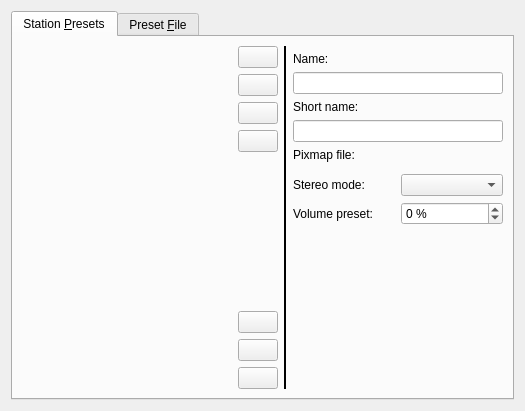
<?xml version="1.0" encoding="UTF-8"?>
<ui version="4.0">
 <class>RadioConfigurationUI</class>
 <widget class="QWidget" name="RadioConfigurationUI">
  <property name="geometry">
   <rect>
    <x>0</x>
    <y>0</y>
    <width>525</width>
    <height>411</height>
   </rect>
  </property>
  <layout class="QVBoxLayout" name="verticalLayout">
   <item>
    <widget class="QTabWidget" name="tabWidget3">
     <property name="currentIndex">
      <number>0</number>
     </property>
     <widget class="QWidget" name="stations">
      <attribute name="title">
       <string>Station &amp;Presets</string>
      </attribute>
      <layout class="QGridLayout" name="gridLayout_gen2">
       <item row="0" column="3">
        <layout class="QVBoxLayout">
         <item>
          <widget class="QStackedWidget" name="stackStationEdit">
           <property name="sizePolicy">
            <sizepolicy hsizetype="Preferred" vsizetype="Fixed">
             <horstretch>0</horstretch>
             <verstretch>0</verstretch>
            </sizepolicy>
           </property>
           <widget class="QWidget" name="page"/>
          </widget>
         </item>
         <item>
          <layout class="QVBoxLayout">
           <item>
            <widget class="QLabel" name="labelStationName">
             <property name="text">
              <string>Name:</string>
             </property>
             <property name="wordWrap">
              <bool>false</bool>
             </property>
            </widget>
           </item>
           <item>
            <widget class="QLineEdit" name="editStationName"/>
           </item>
          </layout>
         </item>
         <item>
          <layout class="QVBoxLayout">
           <item>
            <widget class="QLabel" name="labelStationShortName">
             <property name="text">
              <string>Short name:</string>
             </property>
             <property name="wordWrap">
              <bool>false</bool>
             </property>
            </widget>
           </item>
           <item>
            <widget class="QLineEdit" name="editStationShortName"/>
           </item>
          </layout>
         </item>
         <item>
          <layout class="QVBoxLayout">
           <item>
            <widget class="QLabel" name="labelPixmapFile">
             <property name="text">
              <string>Pixmap file:</string>
             </property>
             <property name="wordWrap">
              <bool>false</bool>
             </property>
            </widget>
           </item>
           <item>
            <layout class="QHBoxLayout">
             <item>
              <widget class="KUrlRequester" name="editPixmapFile"/>
             </item>
            </layout>
           </item>
          </layout>
         </item>
         <item>
          <layout class="QGridLayout" name="gridLayout_4">
           <item row="0" column="1">
            <widget class="KComboBox" name="comboStereoMode">
             <property name="toolTip">
              <string>&lt;p&gt;Select if you want to force the tuner to stereo/mono mode. &lt;i&gt;Please be aware, that some drivers might ignore this flag without saying they will ignore it.&lt;/i&gt;&lt;/p&gt;</string>
             </property>
            </widget>
           </item>
           <item row="1" column="1">
            <widget class="QSpinBox" name="editVolumePreset">
             <property name="toolTip">
              <string>The volume that is used when the station is tuned</string>
             </property>
             <property name="specialValueText">
              <string comment="unchanged volume">unchanged</string>
             </property>
             <property name="suffix">
              <string> %</string>
             </property>
             <property name="minimum">
              <number>-1</number>
             </property>
             <property name="maximum">
              <number>100</number>
             </property>
            </widget>
           </item>
           <item row="0" column="0">
            <widget class="QLabel" name="labelStereoMode">
             <property name="text">
              <string>Stereo mode:</string>
             </property>
             <property name="wordWrap">
              <bool>false</bool>
             </property>
            </widget>
           </item>
           <item row="1" column="0">
            <widget class="QLabel" name="labelVolumePreset">
             <property name="text">
              <string>Volume preset:</string>
             </property>
             <property name="wordWrap">
              <bool>false</bool>
             </property>
            </widget>
           </item>
          </layout>
         </item>
         <item>
          <spacer name="spacer4_2">
           <property name="orientation">
            <enum>Qt::Vertical</enum>
           </property>
           <property name="sizeType">
            <enum>QSizePolicy::Expanding</enum>
           </property>
           <property name="sizeHint" stdset="0">
            <size>
             <width>20</width>
             <height>10</height>
            </size>
           </property>
          </spacer>
         </item>
        </layout>
       </item>
       <item row="0" column="2">
        <widget class="KSeparator" name="kseparator">
         <property name="sizePolicy">
          <sizepolicy hsizetype="Minimum" vsizetype="Preferred">
           <horstretch>0</horstretch>
           <verstretch>0</verstretch>
          </sizepolicy>
         </property>
         <property name="frameShape">
          <enum>QFrame::VLine</enum>
         </property>
         <property name="lineWidth">
          <number>2</number>
         </property>
        </widget>
       </item>
       <item row="0" column="0">
        <widget class="RadioStationListView" name="listStations" native="true">
         <property name="sizePolicy">
          <sizepolicy hsizetype="MinimumExpanding" vsizetype="Expanding">
           <horstretch>0</horstretch>
           <verstretch>0</verstretch>
          </sizepolicy>
         </property>
         <property name="minimumSize">
          <size>
           <width>20</width>
           <height>20</height>
          </size>
         </property>
        </widget>
       </item>
       <item row="0" column="1">
        <layout class="QVBoxLayout" name="_2">
         <item>
          <widget class="QPushButton" name="buttonNewStation">
           <property name="text">
            <string/>
           </property>
          </widget>
         </item>
         <item>
          <widget class="QPushButton" name="buttonDeleteStation">
           <property name="text">
            <string/>
           </property>
          </widget>
         </item>
         <item>
          <widget class="QPushButton" name="buttonStationUp">
           <property name="text">
            <string/>
           </property>
          </widget>
         </item>
         <item>
          <widget class="QPushButton" name="buttonStationDown">
           <property name="text">
            <string/>
           </property>
          </widget>
         </item>
         <item>
          <spacer name="verticalSpacer">
           <property name="orientation">
            <enum>Qt::Vertical</enum>
           </property>
           <property name="sizeHint" stdset="0">
            <size>
             <width>20</width>
             <height>40</height>
            </size>
           </property>
          </spacer>
         </item>
         <item>
          <widget class="QPushButton" name="buttonSearchStations">
           <property name="toolTip">
            <string>Search stations</string>
           </property>
           <property name="whatsThis">
            <string>Search stations</string>
           </property>
           <property name="text">
            <string/>
           </property>
          </widget>
         </item>
         <item>
          <widget class="QPushButton" name="buttonLoadPresets">
           <property name="toolTip">
            <string>Load presets</string>
           </property>
           <property name="whatsThis">
            <string>Load presets</string>
           </property>
           <property name="text">
            <string/>
           </property>
          </widget>
         </item>
         <item>
          <widget class="QPushButton" name="buttonStorePresets">
           <property name="toolTip">
            <string>Save presets as...</string>
           </property>
           <property name="whatsThis">
            <string>Save presets as...</string>
           </property>
           <property name="text">
            <string/>
           </property>
          </widget>
         </item>
        </layout>
       </item>
      </layout>
     </widget>
     <widget class="QWidget" name="About">
      <attribute name="title">
       <string>Preset &amp;File</string>
      </attribute>
      <layout class="QGridLayout" name="gridLayout">
       <item row="0" column="0">
        <widget class="QLabel" name="editLabelPresetFile">
         <property name="text">
          <string>Personal preset file:</string>
         </property>
         <property name="wordWrap">
          <bool>false</bool>
         </property>
        </widget>
       </item>
       <item row="0" column="1">
        <widget class="KUrlRequester" name="editPresetFile"/>
       </item>
       <item row="1" column="0" colspan="2">
        <layout class="QGridLayout" name="gridLayout_gen3">
         <item row="3" column="0">
          <widget class="QLabel" name="labelCity">
           <property name="text">
            <string>City:</string>
           </property>
           <property name="wordWrap">
            <bool>false</bool>
           </property>
          </widget>
         </item>
         <item row="2" column="1">
          <widget class="QLineEdit" name="editCountry"/>
         </item>
         <item row="2" column="0">
          <widget class="QLabel" name="labelCountry">
           <property name="text">
            <string>Country:</string>
           </property>
           <property name="wordWrap">
            <bool>false</bool>
           </property>
          </widget>
         </item>
         <item row="1" column="1">
          <layout class="QHBoxLayout">
           <item>
            <widget class="QDateTimeEdit" name="editLastChange">
             <property name="sizePolicy">
              <sizepolicy hsizetype="Expanding" vsizetype="Fixed">
               <horstretch>0</horstretch>
               <verstretch>0</verstretch>
              </sizepolicy>
             </property>
             <property name="focusPolicy">
              <enum>Qt::StrongFocus</enum>
             </property>
            </widget>
           </item>
           <item>
            <widget class="QPushButton" name="buttonLastChangeNow">
             <property name="sizePolicy">
              <sizepolicy hsizetype="Minimum" vsizetype="Fixed">
               <horstretch>0</horstretch>
               <verstretch>0</verstretch>
              </sizepolicy>
             </property>
             <property name="text">
              <string>&amp;Now</string>
             </property>
            </widget>
           </item>
          </layout>
         </item>
         <item row="5" column="0">
          <widget class="QLabel" name="labelComment">
           <property name="text">
            <string>Comment:</string>
           </property>
           <property name="wordWrap">
            <bool>false</bool>
           </property>
          </widget>
         </item>
         <item row="5" column="1">
          <widget class="QLineEdit" name="editComment"/>
         </item>
         <item row="4" column="0">
          <widget class="QLabel" name="labelMedia">
           <property name="text">
            <string>Media:</string>
           </property>
           <property name="wordWrap">
            <bool>false</bool>
           </property>
          </widget>
         </item>
         <item row="0" column="0">
          <widget class="QLabel" name="labelMaintainer">
           <property name="text">
            <string>Maintainer:</string>
           </property>
           <property name="wordWrap">
            <bool>false</bool>
           </property>
          </widget>
         </item>
         <item row="3" column="1">
          <widget class="QLineEdit" name="editCity"/>
         </item>
         <item row="1" column="0">
          <widget class="QLabel" name="labelLastChange">
           <property name="text">
            <string>Last change:</string>
           </property>
           <property name="wordWrap">
            <bool>false</bool>
           </property>
          </widget>
         </item>
         <item row="0" column="1">
          <widget class="QLineEdit" name="editMaintainer"/>
         </item>
         <item row="4" column="1">
          <widget class="QLineEdit" name="editMedia"/>
         </item>
        </layout>
       </item>
       <item row="2" column="0" colspan="2">
        <spacer name="spacer7_2">
         <property name="orientation">
          <enum>Qt::Vertical</enum>
         </property>
         <property name="sizeType">
          <enum>QSizePolicy::Expanding</enum>
         </property>
         <property name="sizeHint" stdset="0">
          <size>
           <width>20</width>
           <height>20</height>
          </size>
         </property>
        </spacer>
       </item>
       <item row="3" column="0" colspan="2">
        <widget class="QLabel" name="textLabel1">
         <property name="text">
          <string>&lt;p align=&quot;center&quot;&gt;Click on the link below to contribute this station preset file to the kradio project.&lt;/p&gt;</string>
         </property>
         <property name="alignment">
          <set>Qt::AlignCenter</set>
         </property>
         <property name="wordWrap">
          <bool>true</bool>
         </property>
        </widget>
       </item>
       <item row="4" column="0" colspan="2">
        <widget class="KUrlLabel" name="mailLabel">
         <property name="alignment">
          <set>Qt::AlignCenter</set>
         </property>
        </widget>
       </item>
       <item row="5" column="0" colspan="2">
        <spacer name="spacer6">
         <property name="orientation">
          <enum>Qt::Vertical</enum>
         </property>
         <property name="sizeType">
          <enum>QSizePolicy::Expanding</enum>
         </property>
         <property name="sizeHint" stdset="0">
          <size>
           <width>21</width>
           <height>20</height>
          </size>
         </property>
        </spacer>
       </item>
      </layout>
     </widget>
    </widget>
   </item>
  </layout>
 </widget>
 <customwidgets>
  <customwidget>
   <class>KComboBox</class>
   <extends>QComboBox</extends>
   <header>kcombobox.h</header>
  </customwidget>
  <customwidget>
   <class>KSeparator</class>
   <extends>QFrame</extends>
   <header>kseparator.h</header>
  </customwidget>
  <customwidget>
   <class>KUrlLabel</class>
   <extends>QLabel</extends>
   <header>kurllabel.h</header>
  </customwidget>
  <customwidget>
   <class>KUrlRequester</class>
   <extends>QFrame</extends>
   <header>KUrlRequester</header>
  </customwidget>
  <customwidget>
   <class>RadioStationListView</class>
   <extends>QWidget</extends>
   <header>radiostation-listview.h</header>
  </customwidget>
 </customwidgets>
 <tabstops>
  <tabstop>tabWidget3</tabstop>
  <tabstop>buttonNewStation</tabstop>
  <tabstop>buttonDeleteStation</tabstop>
  <tabstop>buttonStationUp</tabstop>
  <tabstop>buttonStationDown</tabstop>
  <tabstop>buttonSearchStations</tabstop>
  <tabstop>buttonLoadPresets</tabstop>
  <tabstop>buttonStorePresets</tabstop>
  <tabstop>editStationName</tabstop>
  <tabstop>editStationShortName</tabstop>
  <tabstop>editPixmapFile</tabstop>
  <tabstop>comboStereoMode</tabstop>
  <tabstop>editVolumePreset</tabstop>
  <tabstop>editPresetFile</tabstop>
  <tabstop>editMaintainer</tabstop>
  <tabstop>editLastChange</tabstop>
  <tabstop>buttonLastChangeNow</tabstop>
  <tabstop>editCountry</tabstop>
  <tabstop>editCity</tabstop>
  <tabstop>editMedia</tabstop>
  <tabstop>editComment</tabstop>
 </tabstops>
 <resources/>
 <connections/>
</ui>
